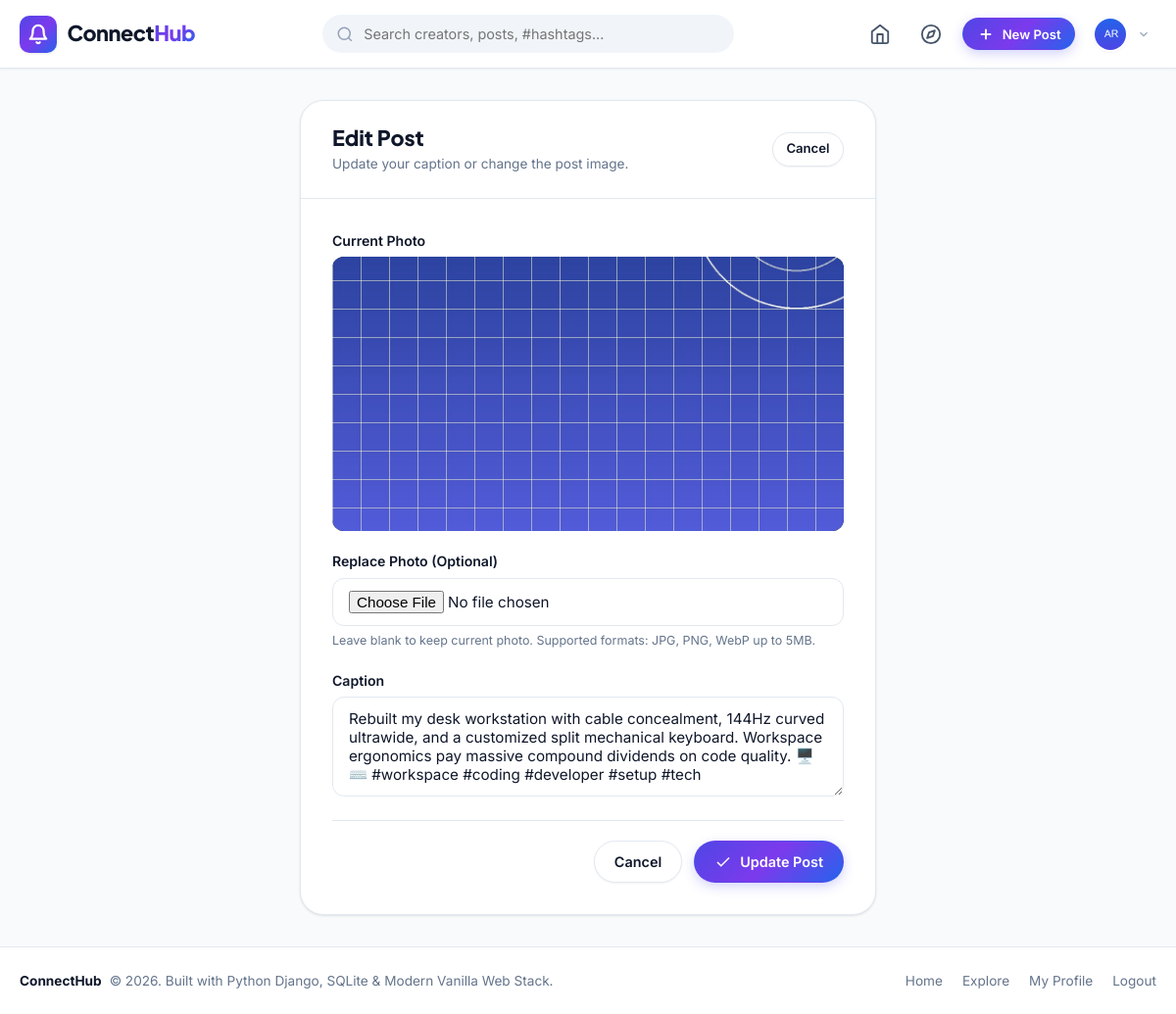
The page /post/6/edit/ (signed in) on the database its author committed.
### core/models.py (models this page shows, shortened)
class UserProfile(models.Model):
    user = models.OneToOneField(User, on_delete=models.CASCADE, related_name='profile')
    avatar = models.ImageField(upload_to='avatars/', blank=True, null=True)
    bio = models.TextField(max_length=500, blank=True, help_text="Short biography or intro")
    location = models.CharField(max_length=100, blank=True, help_text="City, Country")
    website = models.URLField(max_length=200, blank=True, help_text="Personal or portfolio link")
    created_at = models.DateTimeField(auto_now_add=True)
    class Meta:
        ordering = ['-created_at']
    def get_avatar_url(self):
        if self.avatar and hasattr(self.avatar, 'url'):
            return self.avatar.url
    @property
    def display_name(self):
        full = self.user.get_full_name()
        return full.strip() if full.strip() else self.user.username

class Post(models.Model):
    author = models.ForeignKey(User, on_delete=models.CASCADE, related_name='posts')
    image = models.ImageField(upload_to='posts/', blank=False, null=False, help_text="Upload post photo")
    caption = models.TextField(max_length=2200, blank=True, help_text="Write a caption...")
    created_at = models.DateTimeField(auto_now_add=True)
    updated_at = models.DateTimeField(auto_now=True)
    class Meta:
        ordering = ['-created_at']

### core/views.py (the view)
# urls.py: path('post/<int:pk>/edit/', views.post_edit_view, name='post_edit'),
@login_required
def post_edit_view(request, pk):
    post = get_object_or_404(Post, pk=pk)
    if post.author != request.user:
        return HttpResponseForbidden("You do not have permission to edit this post.")
    if request.method == 'POST':
        form = PostEditForm(request.POST, request.FILES, instance=post)
        if form.is_valid():
            if not form.cleaned_data.get('image'):
                post.caption = form.cleaned_data.get('caption', '')
                post.save()
            else:
                form.save()
            messages.success(request, "Post updated successfully!")
            return redirect('post_detail', pk=post.pk)
        else:
            messages.error(request, "Could not update post. Please check the errors.")
    else:
        form = PostEditForm(instance=post)
    return render(request, 'core/post_edit.html', {'form': form, 'post': post})

### core/forms.py
class PostEditForm(forms.ModelForm):
    image = forms.ImageField(
        required=False,
        validators=[validate_image_file],
        widget=forms.FileInput(attrs={
            'class': 'file-input-hidden',
            'accept': 'image/*',
            'id': 'edit-post-image-input'
        })
    )
    caption = forms.CharField(
        required=False,
        widget=forms.Textarea(attrs={
            'class': 'form-input resize-none w-full',
            'rows': 3,
            'placeholder': "Edit your post caption...",
            'id': 'edit-post-caption-input'
        }),
        max_length=2200
    )
    class Meta:
        model = Post
        fields = ['caption', 'image']

### templates/core/post_edit.html (shortened to what this page needs)
{% extends 'base.html' %}
{% load static %}
{% block content %}
<div class="layout-single-column" style="max-width: 620px;">
  <div style="background:var(--bg-card); border:1px solid var(--border-light); border-radius:var(--radius-xl); box-shadow:var(--shadow-sm); overflow:hidden;">
    <div style="padding:1.5rem 2rem; border-bottom:1px solid var(--border-light); display:flex; align-items:center; justify-content:space-between;">
      <div>
        <h1 style="font-size:1.35rem; font-weight:800;">Edit Post</h1>
        <p style="font-size:0.85rem; color:var(--text-muted); margin-top:0.2rem;">
          Update your caption or change the post image.
        </p>
      </div>
      <a href="{% url 'post_detail' post.id %}" class="btn btn-secondary btn-sm">Cancel</a>
    </div>
    <form action="{% url 'post_edit' post.id %}" method="POST" enctype="multipart/form-data" style="padding:2rem;" id="post-edit-form">
      <div class="form-group">
        <label class="form-label">Current Photo</label>
        <div style="border-radius:var(--radius-md); overflow:hidden; max-height:280px; background:#000;">
          <img src="{{ post.image.url }}" alt="Current post photo" style="width:100%; max-height:280px; object-fit:cover;">
        </div>
      </div>
      <div class="form-group">
        <label class="form-label" for="edit-post-image-input">Replace Photo (Optional)</label>
        <input type="file" name="image" id="edit-post-image-input" class="form-input" accept="image/*">
        <span class="form-hint">Leave blank to keep current photo. Supported formats: JPG, PNG, WebP up to 5MB.</span>
      </div>
      <div class="form-group">
        <label class="form-label" for="edit-post-caption-input">Caption</label>
        <textarea
          name="caption"
          id="edit-post-caption-input"
          class="form-input resize-none"
          rows="4"
          placeholder="Write a caption... Include #hashtags to increase reach"
        >{{ form.caption.value|default:'' }}</textarea>
      </div>
      <div style="display:flex; justify-content:flex-end; gap:0.75rem; margin-top:1.5rem; padding-top:1.25rem; border-top:1px solid var(--border-light);">
        <a href="{% url 'post_detail' post.id %}" class="btn btn-secondary">Cancel</a>
        <button type="submit" class="btn btn-primary" id="save-post-edit-btn">
          <svg width="18" height="18" viewBox="0 0 24 24" fill="none" stroke="currentColor" stroke-width="2">
            <polyline points="20 6 9 17 4 12"/>
          </svg>
          <span>Update Post</span>
        </button>
      </div>
    </form>
  </div>
</div>
{% endblock %}

### templates/base.html (shortened to what this page needs)
{% load static %}
<!DOCTYPE html>
<html lang="en">
<head>
  <link rel="stylesheet" href="{% static 'css/main.css' %}">
</head>
<body>
  <header class="main-navbar">
    <div class="navbar-container">
      <a href="{% url 'home' %}" class="brand-logo" id="nav-brand-logo">
        <div class="brand-icon">
          <svg width="22" height="22" viewBox="0 0 24 24" fill="none" stroke="currentColor" stroke-width="2.5" stroke-linecap="round" stroke-linejoin="round">
            <path d="M18 8A6 6 0 0 0 6 8c0 7-3 9-3 9h18s-3-2-3-9"/>
            <path d="M13.73 21a2 2 0 0 1-3.46 0"/>
          </svg>
        </div>
        <span>Connect<span class="brand-text-accent">Hub</span></span>
      </a>
      <form action="{% url 'explore' %}" method="GET" class="nav-search-form" id="nav-search-form">
        <div class="search-input-wrapper">
          <input
            type="text"
            name="q"
            class="search-input"
            placeholder="Search creators, posts, #hashtags..."
            value="{{ search_query|default:'' }}"
            id="nav-search-input"
          >
        </div>
      </form>
      <div class="nav-actions">
        {% if user.is_authenticated %}
          <a href="{% url 'home' %}" class="nav-icon-btn" title="Home Feed" id="nav-home-btn">
            <svg width="22" height="22" viewBox="0 0 24 24" fill="none" stroke="currentColor" stroke-width="2" stroke-linecap="round" stroke-linejoin="round">
              <path d="m3 9 9-7 9 7v11a2 2 0 0 1-2 2H5a2 2 0 0 1-2-2z"/>
              <polyline points="9 22 9 12 15 12 15 22"/>
            </svg>
          </a>
          <a href="{% url 'explore' %}" class="nav-icon-btn" title="Explore" id="nav-explore-btn">
            <svg width="22" height="22" viewBox="0 0 24 24" fill="none" stroke="currentColor" stroke-width="2" stroke-linecap="round" stroke-linejoin="round">
              <circle cx="12" cy="12" r="10"/>
              <polygon points="16.24 7.76 14.12 14.12 7.76 16.24 9.88 9.88 16.24 7.76"/>
            </svg>
          </a>
          <button type="button" class="btn btn-primary btn-sm" data-open-modal="create-post-modal" id="nav-create-post-btn">
            <svg width="18" height="18" viewBox="0 0 24 24" fill="none" stroke="currentColor" stroke-width="2.5">
              <line x1="12" y1="5" x2="12" y2="19"/>
              <line x1="5" y1="12" x2="19" y2="12"/>
            </svg>
            <span>New Post</span>
          </button>
          <div class="post-header-menu-container">
            <div class="nav-user-menu post-header-menu-btn" id="nav-user-profile-menu">
              <img src="{{ user.profile.get_avatar_url }}" alt="{{ user.username }}" class="user-avatar-sm">
              <svg width="14" height="14" viewBox="0 0 24 24" fill="none" stroke="currentColor" stroke-width="2">
                <polyline points="6 9 12 15 18 9"/>
              </svg>
            </div>
          </div>
        {% else %}
          <a href="{% url 'login' %}" class="btn btn-secondary btn-sm" id="nav-login-btn">Log In</a>
          <a href="{% url 'register' %}" class="btn btn-primary btn-sm" id="nav-register-btn">Sign Up</a>
        {% endif %}
      </div>
    </div>
  </header>
  <main>
    {% block content %}{% endblock %}
  </main>
  <footer class="site-footer">
    <div class="footer-container">
      <div style="display:flex; align-items:center; gap:0.5rem;">
        <span style="font-weight:700; color:var(--text-primary);">ConnectHub</span>
        <span>&copy; 2026. Built with Python Django, SQLite &amp; Modern Vanilla Web Stack.</span>
      </div>
      <div style="display:flex; gap:1.25rem;">
        <a href="{% url 'home' %}">Home</a>
        <a href="{% url 'explore' %}">Explore</a>
        {% if user.is_authenticated %}
          <a href="{% url 'profile_self' %}">My Profile</a>
          <a href="{% url 'logout' %}">Logout</a>
        {% else %}
          <a href="{% url 'login' %}">Login</a>
          <a href="{% url 'register' %}">Sign Up</a>
        {% endif %}
      </div>
    </div>
  </footer>
</body>
</html>

### rows shown on the page
Post: image (picture), caption "Rebuilt my desk workstation with cable concealment, 144Hz curved ultrawide, and a customized split mechanical keyboard. Workspace ergonomics pay massive compound dividends on code quality. 🖥️⌨️ #workspace #coding #developer #setup #tech"
